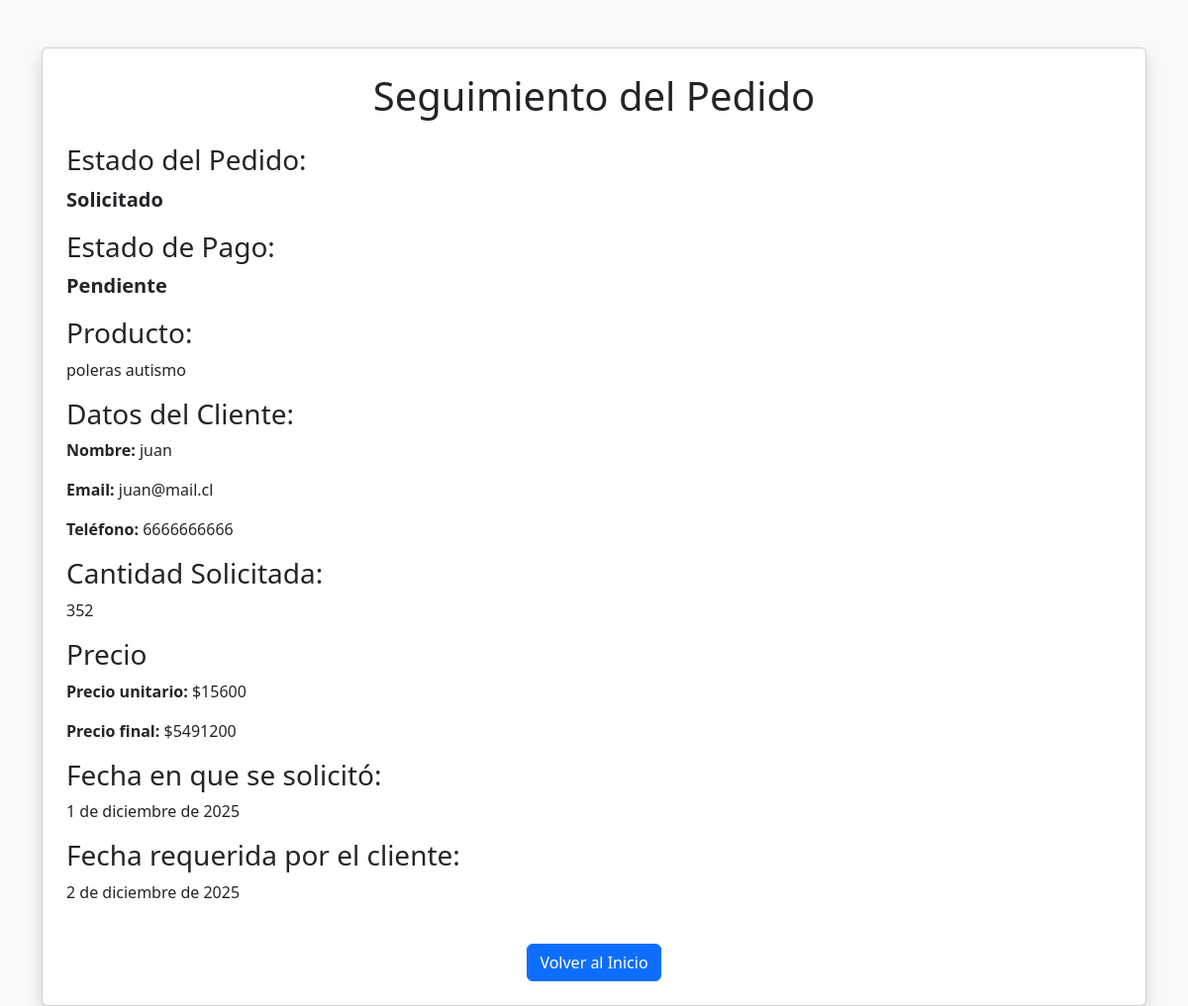
The page /seguimiento/ae7e4534b1b2/ on the database its author committed.
### mainApp/models.py (models this page shows, shortened)
class Pedido(models.Model):
    nombre = models.CharField(max_length=50)
    email = models.EmailField()
    telefono = models.IntegerField(null=True)
    producto = models.ForeignKey(Producto,on_delete=models.CASCADE, null=True, blank=True)
    descripcion = models.TextField(max_length=70)
    cantidad = models.IntegerField()
    token = models.CharField(max_length=50, unique=True, default=uuid.uuid4)
    fecha_pedido = models.DateField(auto_now_add=True)
    fecha_entrega_requerida = models.DateField(null=True)
    imagen = models.ImageField(upload_to='productos/', blank=True, null=True)
    origen = models.CharField(
        max_length=20,
        choices=Origen.choices,
        default=Origen.SITIO_WEB
    )
    estado = models.CharField(
        max_length=20,
        choices=Estado.choices,
        default=Estado.SOLICITADO
    )
    estado_pago = models.CharField(
        max_length=20,
        choices=EstadoPago.choices,
        default=EstadoPago.PENDIENTE
    )
    def precio_final(self):
        if not self.producto and self.cantidad:
            return 20000 * self.cantidad
        if self.producto and self.cantidad:
            return self.producto.precio * self.cantidad
        return 0

class Producto(models.Model):
    nombre = models.CharField(max_length=50)
    slug = models.SlugField(unique=True)
    descripcion = models.TextField()
    categoria = models.ForeignKey(Categoria, on_delete=models.CASCADE)
    precio = models.DecimalField(max_digits=15, decimal_places=0)
    imagen1 = models.ImageField(upload_to='productos/', blank=True, null=True)
    imagen2 = models.ImageField(upload_to='productos/', blank=True, null=True)
    imagen3 = models.ImageField(upload_to='productos/', blank=True, null=True)

### mainApp/views.py (the view)
# urls.py: path('seguimiento/<slug:token>/', views.seguimiento, name='seguimiento'),
def seguimiento(request, token=None):
    if token is None:
        token = request.GET.get("token", "")
    pedido = get_object_or_404(Pedido, token=token)
    data = {
        "pedido": pedido
    }
    return render(request, "seguimiento.html", data)

### templates/seguimiento.html (shortened to what this page needs)
<!doctype html>
<html lang="es">
<head>
    <link href="https://cdn.jsdelivr.net/npm/bootstrap@5.3.2/dist/css/bootstrap.min.css" rel="stylesheet">
</head>
<body class="bg-light">
<div class="container mt-5">
    <div class="card shadow p-4">
        <h1 class="text-center mb-4">Seguimiento del Pedido</h1>
        <h3>Estado del Pedido:</h3>
        <p class="fs-5"><strong>{{ pedido.estado }}</strong></p>
        <h3>Estado de Pago:</h3>
        <p class="fs-5"><strong>{{ pedido.estado_pago }}</strong></p>
        <h3>Producto:</h3>
        <p>{{ pedido.producto.nombre }}</p>
        <h3>Datos del Cliente:</h3>
        <p><strong>Nombre:</strong> {{ pedido.nombre }}</p>
        <p><strong>Email:</strong> {{ pedido.email }}</p>
        <p><strong>Teléfono:</strong> {{ pedido.telefono }}</p>
        <h3>Cantidad Solicitada:</h3>
        <p>{{ pedido.cantidad }}</p>
        <h3>Precio</h3>
        <p><strong>Precio unitario:</strong> ${{ pedido.producto.precio }}</p>
        <p><strong>Precio final:</strong> ${{ pedido.precio_final }}</p>
        <h3>Fecha en que se solicitó:</h3>
        <p>{{ pedido.fecha_pedido }}</p>
        {% if pedido.fecha_entrega_requerida %}
        <h3>Fecha requerida por el cliente:</h3>
        <p>{{ pedido.fecha_entrega_requerida }}</p>
        {% endif %}
        <div class="mt-4 text-center">
            <a href="/" class="btn btn-primary">Volver al Inicio</a>
        </div>
    </div>
</div>
</body>
</html>

### rows shown on the page
Pedido: estado "Solicitado", estado_pago "Pendiente", producto.nombre "poleras autismo", nombre "juan", email "juan@mail.cl", telefono "6666666666", cantidad "352", producto.precio "15600", precio_final "5491200", fecha_pedido "1 de diciembre de 2025", fecha_entrega_requerida "2 de diciembre de 2025"
